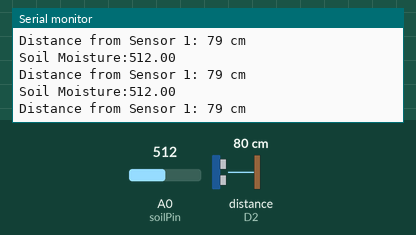
Recording of a sketch running on a simulated ESP8266 (NodeMCU). Shown: the last lines printed to the serial monitor. Wiring (inferred from the names in the program): ultrasonic range finder: trigger D1; echo D2. Inputs (shaded band) come from the test bench; at power-on: distance to the obstacle (sensor on D2) 80 cm, A0 (soilPin) = 512. The echo pulse lasts 58.3 µs per cm.

Above: at 1.2 s.
1.3 s: distance to the obstacle (sensor on D2) set to 2 cm
At 2.1 s:
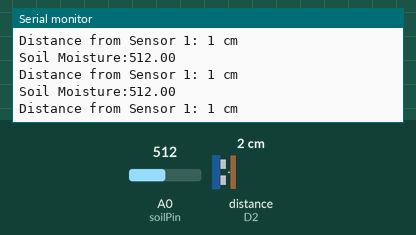
3.5 s: A0 (soilPin) set to 0
At 4.4 s:
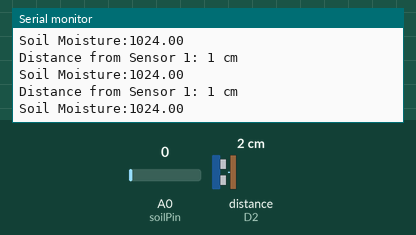
5.5 s: distance to the obstacle (sensor on D2) set to 60 cm
Timing chart, 0 to 5.9 s (numbered marks = the images above; inputs shaded):
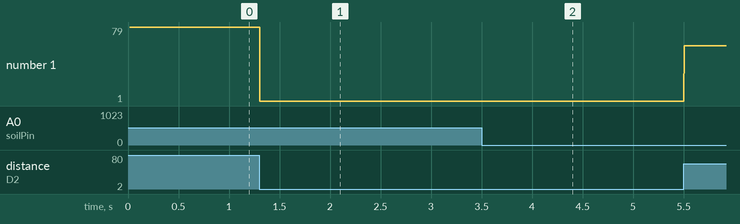

The sketch:

ESP_NOW_END2.ino
```cpp
// Working code for End 2

#include <ESP8266WiFi.h>
#include <espnow.h>

const int trigPin = D1; // Define the trigger pin for the first ultrasonic sensor
const int echoPin = D2; // Define the echo pin for the first ultrasonic sensor
const int soilPin = A0; // Define the Analog pin for the Soil Moisture Sensor
int distance1; // Variable to store distance measured by the first ultrasonic sensor
float soilValue; // Variable to store moisture measured by the Soil Moisture Sensor


// REPLACE WITH RECEIVER MAC Address
uint8_t broadcastAddress[] = {0xD8, 0xBC, 0x38, 0xE4, 0x1D, 0x8C};

// Structure example to send data
// Must match the receiver structure
typedef struct struct_message {
  int b;
  float c;
  String d;
} struct_message;

// Create a struct_message called myData
struct_message myData;

// Callback when data is sent
void OnDataSent(uint8_t *mac_addr, uint8_t sendStatus) {
  Serial.print("Last Packet Send Status: ");
  if (sendStatus == 0) {
    Serial.println("Delivery success");
  } else {
    Serial.println("Delivery fail");
  }
}

unsigned long lastTime = 0;
unsigned long timerDelay = 2000;  // send readings timer

void setup() {
  // Init Serial Monitor
  Serial.begin(115200);

  // Set device as a Wi-Fi Station
  WiFi.mode(WIFI_STA);

  // Init ESP-NOW
  if (esp_now_init() != 0) {
    Serial.println("Error initializing ESP-NOW");
    return;
  }

  // Once ESPNow is successfully initialized, we will register for Send and Receive callbacks
  esp_now_set_self_role(ESP_NOW_ROLE_COMBO);
  esp_now_register_send_cb(OnDataSent);

  // Register peer
  esp_now_add_peer(broadcastAddress, ESP_NOW_ROLE_COMBO, 1, NULL, 0);

  pinMode(trigPin, OUTPUT);
  pinMode(echoPin, INPUT);
  // Initialize serial communication
  delay(10);
}

void loop() {
  measureDistance(trigPin, echoPin, distance1); // Measure distance with the first ultrasonic sensor
  soilValue = 1024 - analogRead(soilPin); // Invert the soil moisture value

  Serial.print("Soil Moisture:");
  Serial.println(soilValue);
  // Print the distances to the serial monitor
  printDistance("Sensor 1", distance1);

  if ((millis() - lastTime) > timerDelay) {
    // Set values to send
    myData.b = distance1;
    myData.c = soilValue;

    // Send message via ESP-NOW
    esp_now_send(broadcastAddress, (uint8_t *) &myData, sizeof(myData));

    lastTime = millis();
  }
}

void measureDistance(int trigPin, int echoPin, int &distance) {
  digitalWrite(trigPin, LOW);
  delayMicroseconds(2);
  digitalWrite(trigPin, HIGH);
  delayMicroseconds(10);
  digitalWrite(trigPin, LOW);

  float duration = pulseIn(echoPin, HIGH);
  float cm = (duration / 58.82);
  distance = cm;
}

void printDistance(const char *sensorName, int distance) {
  Serial.print("Distance from ");
  Serial.print(sensorName);
  Serial.print(": ");
  Serial.print(distance);
  Serial.println(" cm");
}
```

Measured:
- after the input at 1.3 s, the serial monitor: prints a new line at once (image 1)
- after the input at 3.5 s, the serial monitor: prints a new line at once (image 2)
- plotted number 1: 1 → 59 after the input at 5.5 s
